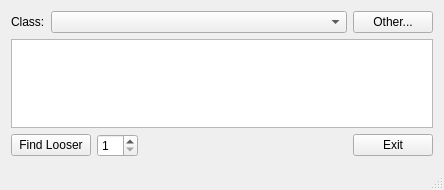
<?xml version="1.0" encoding="UTF-8"?>
<ui version="4.0">
 <class>QLoozer</class>
 <widget class="QMainWindow" name="QLoozer">
  <property name="geometry">
   <rect>
    <x>0</x>
    <y>0</y>
    <width>444</width>
    <height>190</height>
   </rect>
  </property>
  <property name="windowTitle">
   <string>QLoozer v3.0 alpha</string>
  </property>
  <widget class="QWidget" name="centralWidget">
   <layout class="QVBoxLayout" name="verticalLayout_2">
    <item>
     <layout class="QHBoxLayout" name="horizontalLayout_2">
      <item>
       <widget class="QLabel" name="classLabel">
        <property name="text">
         <string>Class:</string>
        </property>
       </widget>
      </item>
      <item>
       <widget class="QComboBox" name="classChooseComboBox">
        <property name="sizePolicy">
         <sizepolicy hsizetype="Expanding" vsizetype="Fixed">
          <horstretch>0</horstretch>
          <verstretch>0</verstretch>
         </sizepolicy>
        </property>
       </widget>
      </item>
      <item>
       <widget class="QPushButton" name="openClassFileButton">
        <property name="sizePolicy">
         <sizepolicy hsizetype="Fixed" vsizetype="Fixed">
          <horstretch>0</horstretch>
          <verstretch>0</verstretch>
         </sizepolicy>
        </property>
        <property name="text">
         <string>Other...</string>
        </property>
       </widget>
      </item>
     </layout>
    </item>
    <item>
     <widget class="QTableView" name="tableView">
      <property name="sortingEnabled">
       <bool>false</bool>
      </property>
     </widget>
    </item>
    <item>
     <layout class="QHBoxLayout" name="horizontalLayout">
      <item>
       <widget class="QPushButton" name="findLooserButton">
        <property name="sizePolicy">
         <sizepolicy hsizetype="Fixed" vsizetype="Fixed">
          <horstretch>0</horstretch>
          <verstretch>0</verstretch>
         </sizepolicy>
        </property>
        <property name="text">
         <string>Find Looser</string>
        </property>
       </widget>
      </item>
      <item>
       <widget class="QSpinBox" name="spinBox">
        <property name="sizePolicy">
         <sizepolicy hsizetype="Fixed" vsizetype="Fixed">
          <horstretch>0</horstretch>
          <verstretch>0</verstretch>
         </sizepolicy>
        </property>
        <property name="minimum">
         <number>1</number>
        </property>
       </widget>
      </item>
      <item>
       <spacer name="horizontalSpacer">
        <property name="orientation">
         <enum>Qt::Horizontal</enum>
        </property>
        <property name="sizeHint" stdset="0">
         <size>
          <width>40</width>
          <height>20</height>
         </size>
        </property>
       </spacer>
      </item>
      <item>
       <layout class="QHBoxLayout" name="aboutLayout"/>
      </item>
      <item>
       <spacer name="horizontalSpacer_2">
        <property name="orientation">
         <enum>Qt::Horizontal</enum>
        </property>
        <property name="sizeHint" stdset="0">
         <size>
          <width>40</width>
          <height>20</height>
         </size>
        </property>
       </spacer>
      </item>
      <item>
       <widget class="QPushButton" name="exitLoozerButton">
        <property name="sizePolicy">
         <sizepolicy hsizetype="Fixed" vsizetype="Fixed">
          <horstretch>0</horstretch>
          <verstretch>0</verstretch>
         </sizepolicy>
        </property>
        <property name="text">
         <string>Exit</string>
        </property>
       </widget>
      </item>
     </layout>
    </item>
   </layout>
  </widget>
  <widget class="QStatusBar" name="statusBar"/>
  <action name="actionAbout_QLoozer">
   <property name="text">
    <string>About QLoozer</string>
   </property>
  </action>
  <action name="actionExit">
   <property name="text">
    <string>Exit</string>
   </property>
  </action>
 </widget>
 <layoutdefault spacing="6" margin="11"/>
 <resources/>
 <connections>
  <connection>
   <sender>exitLoozerButton</sender>
   <signal>clicked()</signal>
   <receiver>QLoozer</receiver>
   <slot>close()</slot>
   <hints>
    <hint type="sourcelabel">
     <x>336</x>
     <y>139</y>
    </hint>
    <hint type="destinationlabel">
     <x>359</x>
     <y>157</y>
    </hint>
   </hints>
  </connection>
 </connections>
</ui>
